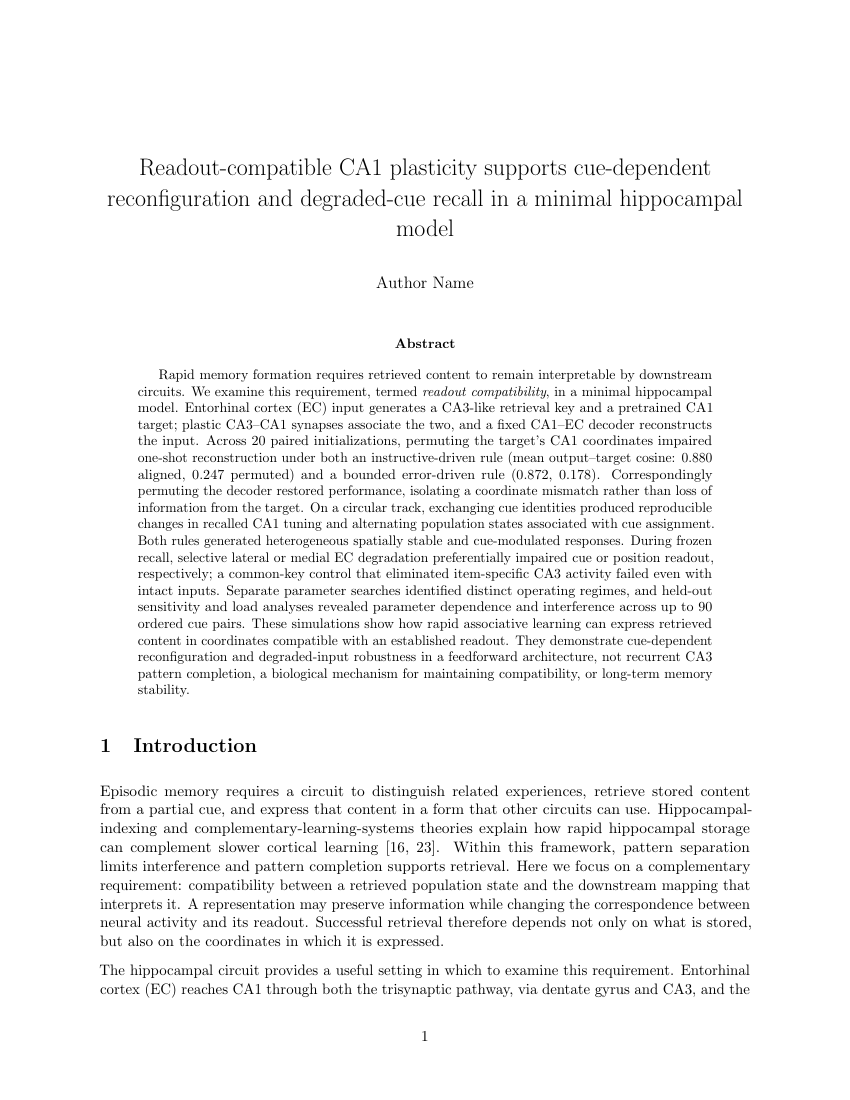
#> input picture .tmp/pdfs/readability/page-01.png, 850 x 1100 px; its folder holds only this picture in this run
$ python inspect_layout.py
#> lines starting #> are read from the running program, lines starting #| are printed output that depends on the picture
from pathlib import Path
from PIL import Image, ImageDraw

directory = Path(__file__).parent
pages = sorted(directory.glob("page-*.png"))
for start in range(0, len(pages), 6):
    canvas = Image.new("RGB", (1020, 1410), "white")
#> canvas: PIL image 1020x1410 RGB; every value is 255
    draw = ImageDraw.Draw(canvas)
    for offset, path in enumerate(pages[start:start+6]):
        page = Image.open(path).convert("RGB")
#> page is the input picture: PIL image 850x1100 RGB; min 0, max 255, mean 245.1
        page.thumbnail((500, 665))
#> page: PIL image 500x647 RGB
        x, y = (offset % 2)*510, (offset // 2)*470
        page.thumbnail((500, 445))
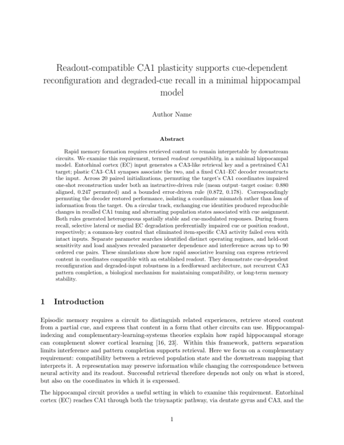
#> page: PIL image 344x445 RGB; min 45, max 255, mean 244.6
        canvas.paste(page, (x + (500-page.width)//2, y + 20))
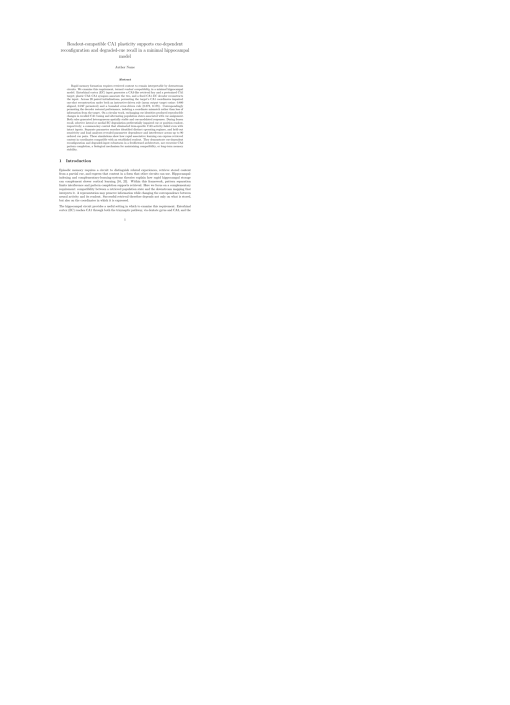
#> canvas: PIL image 1020x1410 RGB (shown at 1/2 size); min 45, max 255, mean 253.9
        draw.text((x+15, y+3), path.stem, fill="black")
    canvas.save(directory / f"contact-{start//6+1}.png")

$ run again, on .tmp/pdfs/readability/page-05.png
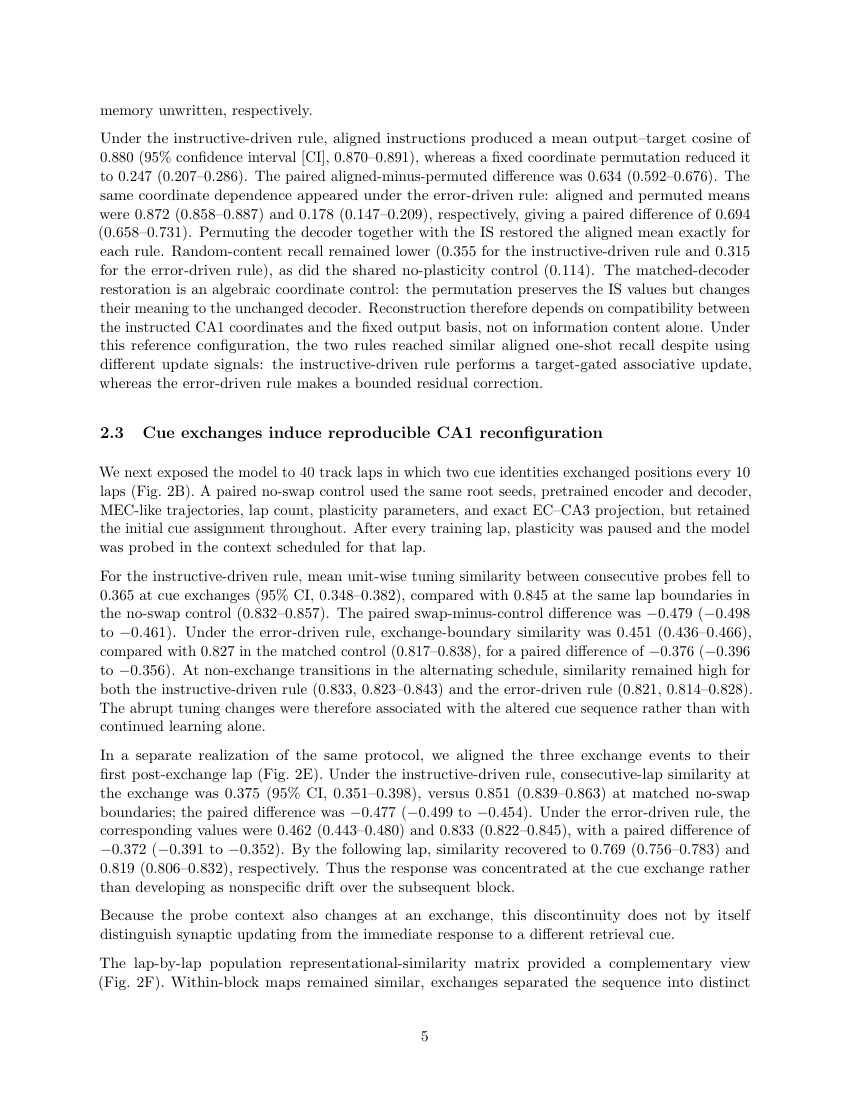
#> input picture .tmp/pdfs/readability/page-05.png, 850 x 1100 px
#> page is the input picture: PIL image 850x1100 RGB; min 0, max 255, mean 241.8
#> `page.thumbnail((500, 445))`:
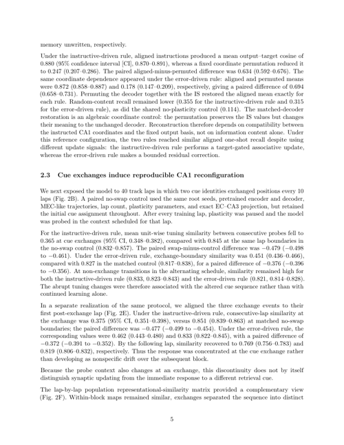
#> page: PIL image 344x445 RGB; min 66, max 255, mean 241
#> `canvas.paste(page, (x + (500-page.width)//2, y + 20))`:
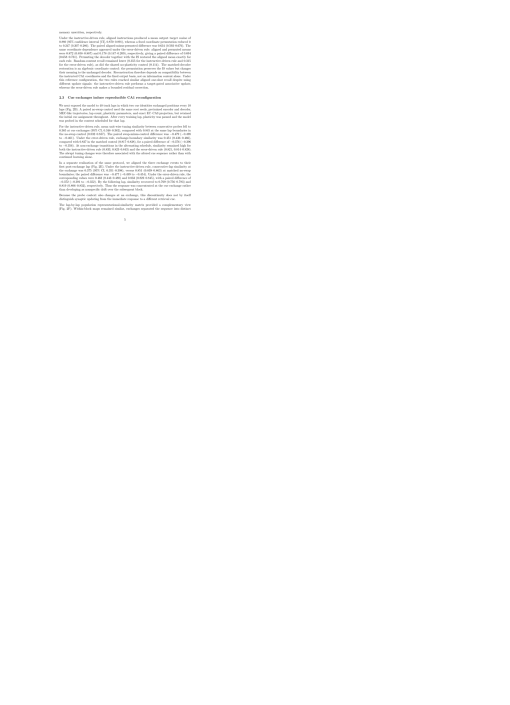
#> canvas: PIL image 1020x1410 RGB (shown at 1/2 size); min 66, max 255, mean 253.5

$ run again, on .tmp/pdfs/readability/page-06.png
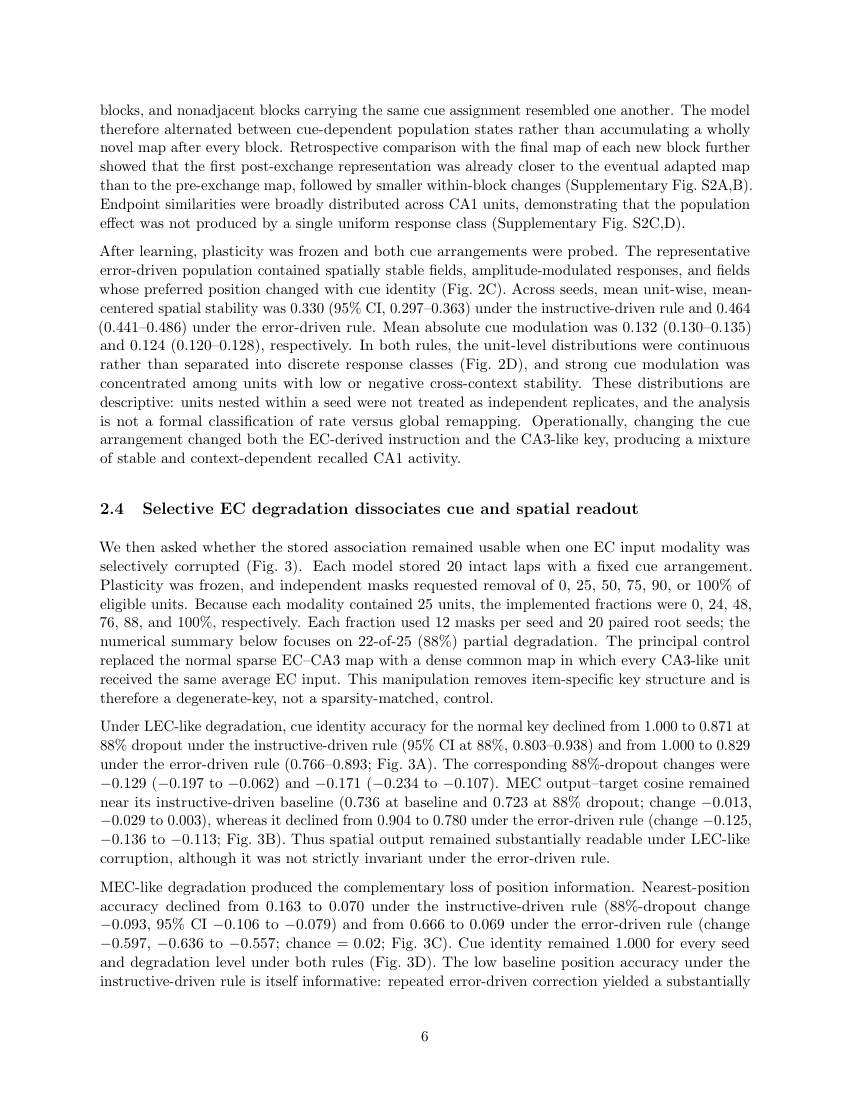
#> input picture .tmp/pdfs/readability/page-06.png, 850 x 1100 px
#> page is the input picture: PIL image 850x1100 RGB; min 0, max 255, mean 240.9
#> `page.thumbnail((500, 445))`:
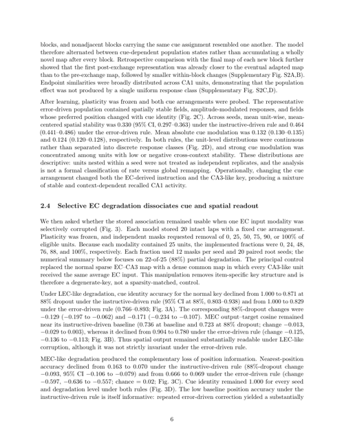
#> page: PIL image 344x445 RGB; min 61, max 255, mean 240.1
#> `canvas.paste(page, (x + (500-page.width)//2, y + 20))`:
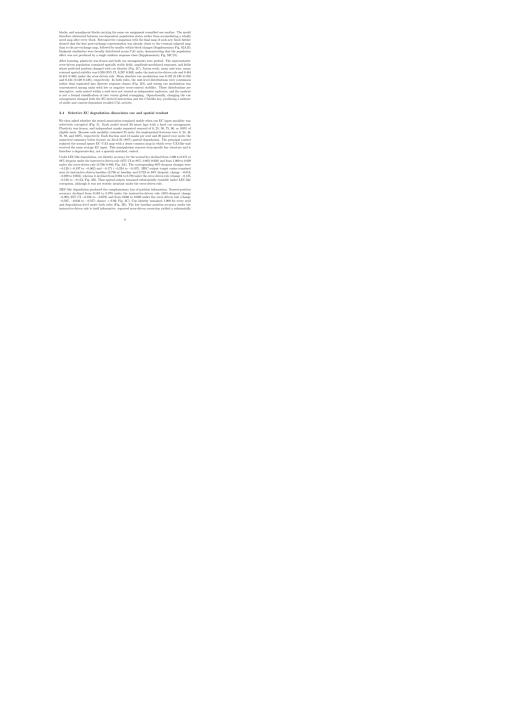
#> canvas: PIL image 1020x1410 RGB (shown at 1/2 size); min 61, max 255, mean 253.4

$ run again, on .tmp/pdfs/readability/page-07.png
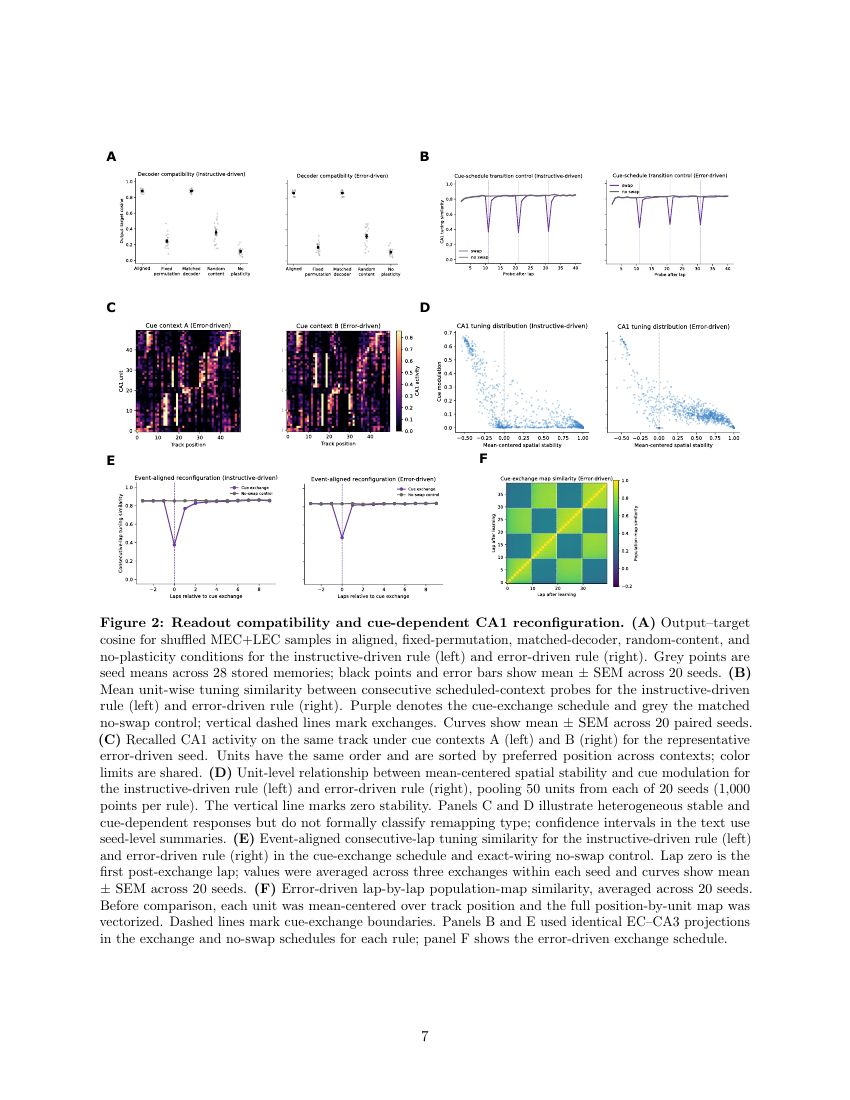
#> input picture .tmp/pdfs/readability/page-07.png, 850 x 1100 px
#> page is the input picture: PIL image 850x1100 RGB; mean R, G, B 240.2, 240.4, 240.5
#> `page.thumbnail((500, 445))`:
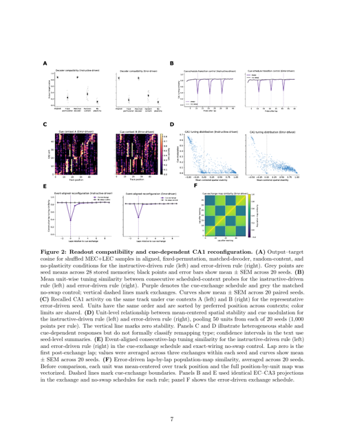
#> page: PIL image 344x445 RGB; mean R, G, B 239.8, 240, 240
#> `canvas.paste(page, (x + (500-page.width)//2, y + 20))`:
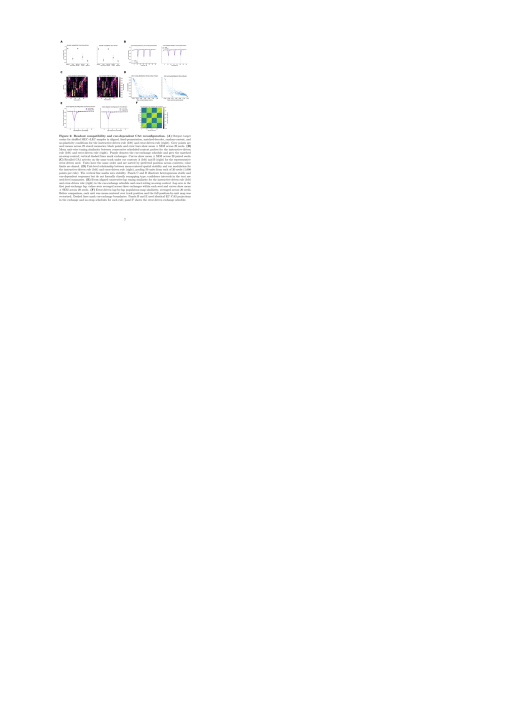
#> canvas: PIL image 1020x1410 RGB (shown at 1/2 size); mean R, G, B 253.4, 253.4, 253.4

$ run again, on .tmp/pdfs/readability/page-02.png
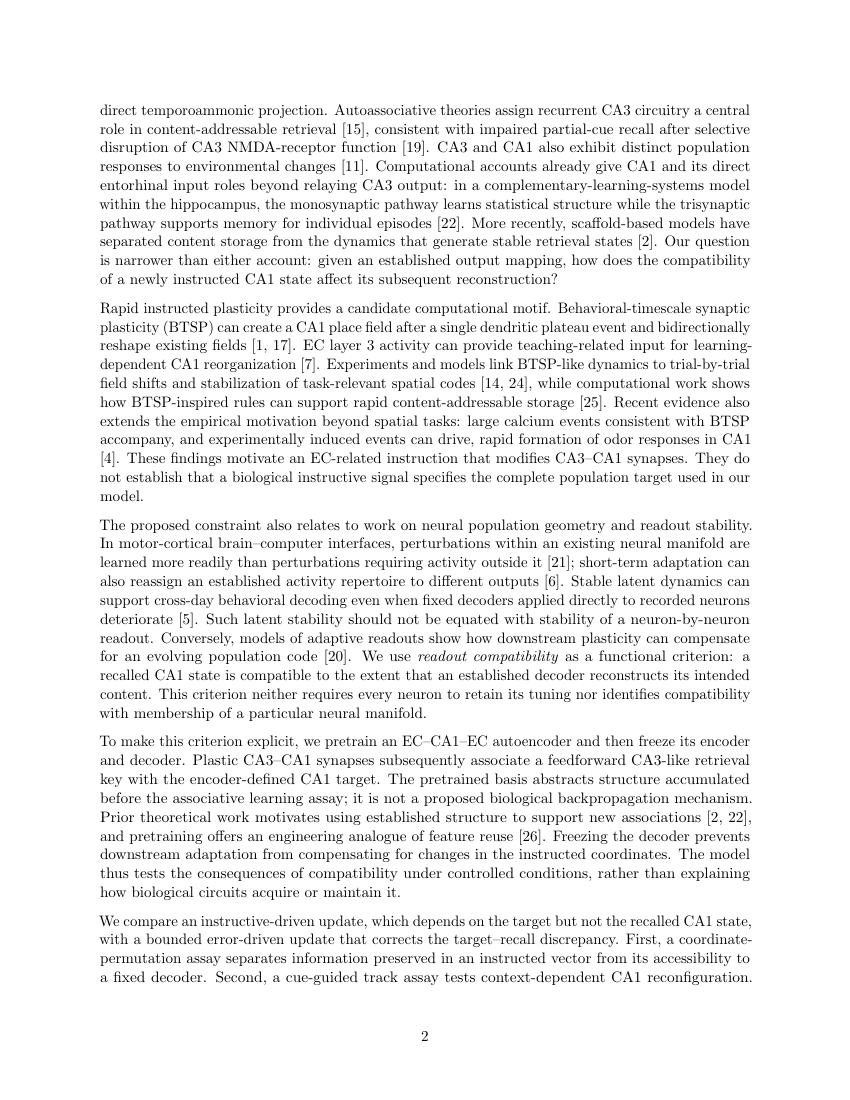
#> input picture .tmp/pdfs/readability/page-02.png, 850 x 1100 px
#> page is the input picture: PIL image 850x1100 RGB; min 0, max 255, mean 240.5
#> `page.thumbnail((500, 445))`:
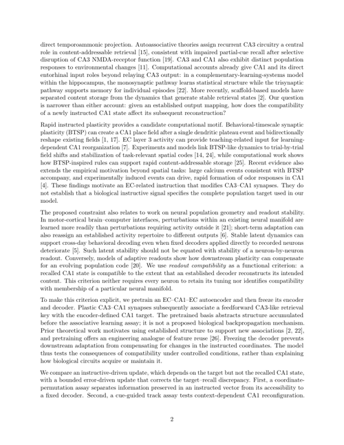
#> page: PIL image 344x445 RGB; min 108, max 255, mean 239.7
#> `canvas.paste(page, (x + (500-page.width)//2, y + 20))`:
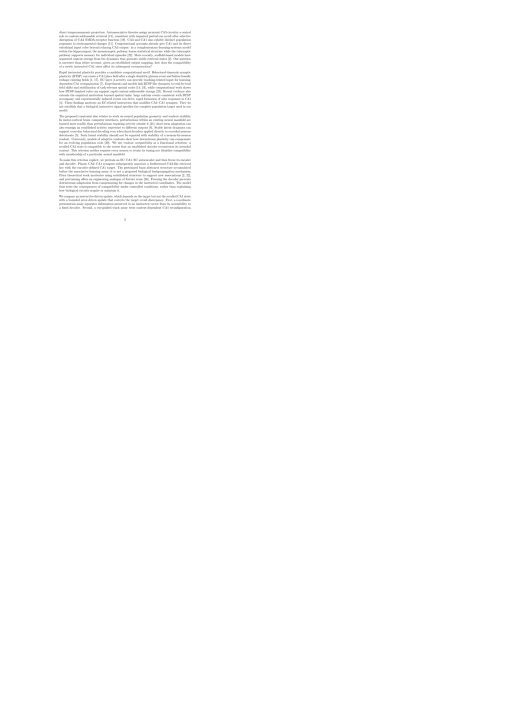
#> canvas: PIL image 1020x1410 RGB (shown at 1/2 size); min 108, max 255, mean 253.4
